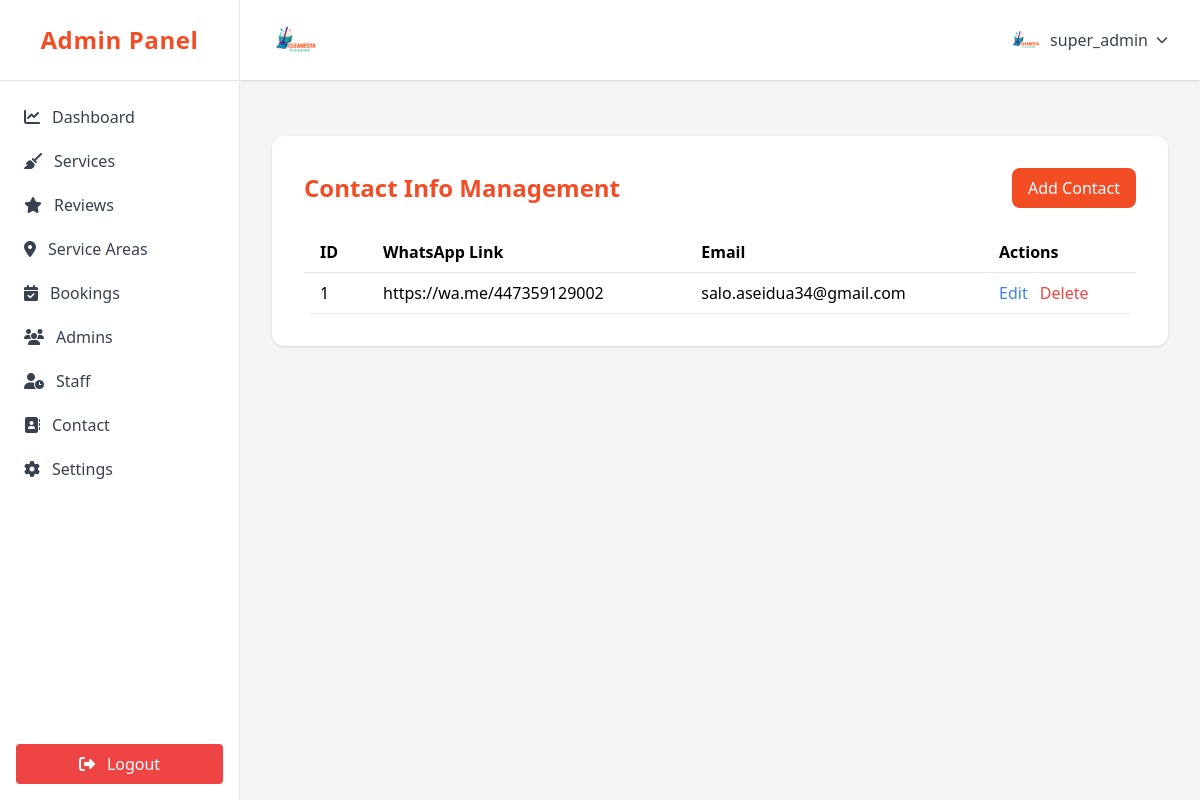
The page /admin/contact.php (signed in) on the database its author committed.
### tables this page shows
CREATE TABLE `contact_info` (
  `id` int(11) NOT NULL,
  `whatsapp_link` varchar(255) DEFAULT NULL,
  `email` varchar(255) DEFAULT NULL,
  `created_at` timestamp NOT NULL DEFAULT current_timestamp(),
  `updated_at` timestamp NOT NULL DEFAULT current_timestamp() ON UPDATE current_timestamp()
);

### admin/contact.php (the view, shortened to what this page needs)
<?php
require_once '../app/config/params.php';
$pdo = $connexion;
$stmt = $pdo->query("SELECT * FROM contact_info ORDER BY id ASC");
$contacts = $stmt->fetchAll(PDO::FETCH_ASSOC);
?>
<div class="max-w-4xl mx-auto bg-white rounded-xl shadow p-4 sm:p-8 mt-4 sm:mt-8">
    <div class="flex flex-col sm:flex-row justify-between items-start sm:items-center mb-6 gap-4">
        <h1 class="text-2xl font-bold text-primary">Contact Info Management</h1>
        <button onclick="openModal('add')" class="bg-primary text-white py-2 px-4 rounded-lg hover:bg-secondary transition duration-200 w-full sm:w-auto">Add Contact</button>
    </div>
    <div class="overflow-x-auto rounded-lg hidden sm:block">
        <table class="min-w-full bg-white">
            <thead>
                <tr>
                    <th class="py-2 px-4 border-b text-left">ID</th>
                    <th class="py-2 px-4 border-b text-left">WhatsApp Link</th>
                    <th class="py-2 px-4 border-b text-left">Email</th>
                    <th class="py-2 px-4 border-b text-left">Actions</th>
                </tr>
            </thead>
            <tbody>
                <?php foreach ($contacts as $contact): ?>
                    <tr>
                        <td class="py-2 px-4 border-b"><?php echo $contact['id']; ?></td>
                        <td class="py-2 px-4 border-b"><?php echo $contact['whatsapp_link']; ?></td>
                        <td class="py-2 px-4 border-b"><?php echo $contact['email']; ?></td>
                        <td class="py-2 px-4 border-b">
                            <button onclick="openModal('edit', <?php echo $contact['id']; ?>, '<?php echo $contact['whatsapp_link']; ?>', '<?php echo $contact['email']; ?>')" class="text-blue-500 hover:text-blue-700 mr-2">Edit</button>
                            <form method="post" class="inline">
                                <button type="submit" class="text-red-500 hover:text-red-700" onclick="return confirm('Are you sure?')">Delete</button>
                            </form>
                        </td>
                    </tr>
                <?php endforeach; ?>
            </tbody>
        </table>
    </div>
</div>
<?php
include 'layout.php';

### assets/css/theme.css (style rules this page uses)
:root { --color-primary: #f34d26; --color-secondary: #00bda4; --color-accent: #7d2ea8; --color-neutral: #ffffff; --color-dark: #1f1f1f; }

### rows shown on the page
contact_info: id "1", whatsapp_link "https://wa.me/447359129002", email "salo.aseidua34@gmail.com"

### other values the page prints
$username "super_admin"
